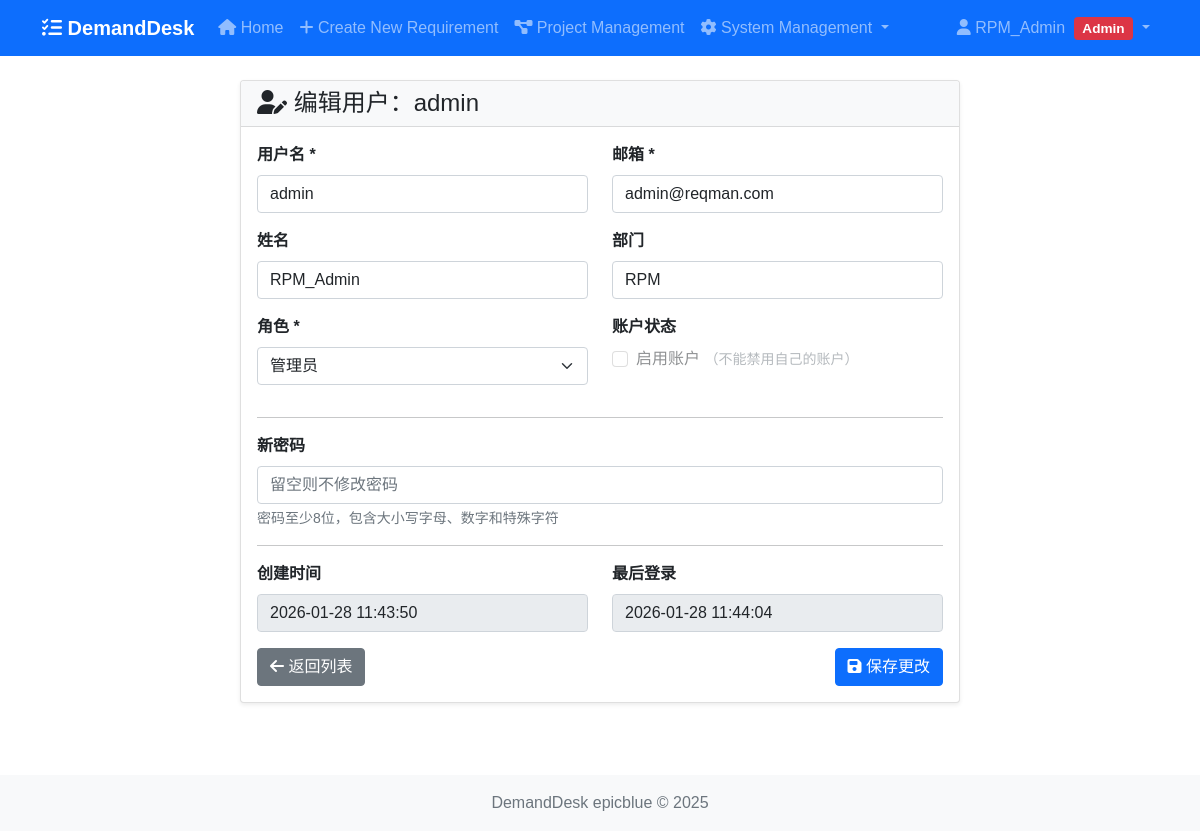
The page /admin/users/1/edit (signed in) on the database its author committed.
### models.py (models this page shows, shortened)
class User(UserMixin, db.Model):
    id = db.Column(db.Integer, primary_key=True)
    username = db.Column(db.String(80), unique=True, nullable=False)
    email = db.Column(db.String(120), unique=True, nullable=False)
    password_hash = db.Column(db.String(255), nullable=False)
    full_name = db.Column(db.String(200))
    role = db.Column(db.String(50), default='viewer')  # admin, manager, developer, tester, viewer
    department = db.Column(db.String(100))
    avatar = db.Column(db.String(200))
    is_active = db.Column(db.Boolean, default=True)
    created_at = db.Column(db.DateTime, default=beijing_now)
    last_login = db.Column(db.DateTime)  # 最后登录时间
    @property
    def is_authenticated(self):
        return True

### views/auth_views.py (the view, shortened to what this page needs)
@auth_bp.route('/admin/users/<int:user_id>/edit', methods=['GET', 'POST'])
def admin_edit_user(user_id):
    from auth_decorators import admin_required
    @admin_required
    def _admin_edit_user():
        User = get_user_model()
        db, _, _, _, _ = get_db_and_forms()
        user = User.query.get_or_404(user_id)
        return render_template('user/admin_edit_user.html', user=user)
    return _admin_edit_user()

### views/auth_views.py (called while the page is built)
def get_user_model():
    from models import User
    return User

def get_db_and_forms():
    from models import db
    from forms import LoginForm, RegistrationForm, PasswordResetRequestForm, PasswordResetForm
    return db, LoginForm, RegistrationForm, PasswordResetRequestForm, PasswordResetForm

### templates/user/admin_edit_user.html (shortened to what this page needs)
{% extends "base.html" %}
{% block content %}
<div class="container">
    <div class="row justify-content-center">
        <div class="col-md-8">
            <div class="card">
                <div class="card-header">
                    <h4 class="mb-0">
                        <i class="fas fa-user-edit"></i> 编辑用户：{{ user.username }}
                    </h4>
                </div>
                <div class="card-body">
                    <form method="POST">
                        <div class="row">
                            <div class="col-md-6">
                                <div class="mb-3">
                                    <label for="username" class="form-label">用户名 *</label>
                                    <input type="text" class="form-control" id="username" name="username"
                                           value="{{ user.username }}" required>
                                </div>
                            </div>
                            <div class="col-md-6">
                                <div class="mb-3">
                                    <label for="email" class="form-label">邮箱 *</label>
                                    <input type="email" class="form-control" id="email" name="email"
                                           value="{{ user.email }}" required>
                                </div>
                            </div>
                        </div>
                        <div class="row">
                            <div class="col-md-6">
                                <div class="mb-3">
                                    <label for="full_name" class="form-label">姓名</label>
                                    <input type="text" class="form-control" id="full_name" name="full_name"
                                           value="{{ user.full_name or '' }}">
                                </div>
                            </div>
                            <div class="col-md-6">
                                <div class="mb-3">
                                    <label for="department" class="form-label">部门</label>
                                    <input type="text" class="form-control" id="department" name="department"
                                           value="{{ user.department or '' }}">
                                </div>
                            </div>
                        </div>
                        <div class="row">
                            <div class="col-md-6">
                                <div class="mb-3">
                                    <label for="role" class="form-label">角色 *</label>
                                    <select class="form-select" id="role" name="role" required>
                                        {% if current_user.role == 'admin' %}
                                        <option value="admin" {% if user.role == 'admin' %}selected{% endif %}>管理员</option>
                                        {% endif %}
                                    </select>
                                </div>
                            </div>
                            <div class="col-md-6">
                                <div class="mb-3">
                                    <label class="form-label">账户状态</label>
                                    <div class="form-check">
                                        <input class="form-check-input" type="checkbox" id="is_active" name="is_active"
                                               {% if user.id == current_user.id %}disabled{% endif %}>
                                        <label class="form-check-label" for="is_active">
                                            启用账户
                                            {% if user.id == current_user.id %}
                                            <small class="text-muted">（不能禁用自己的账户）</small>
                                            {% endif %}
                                        </label>
                                    </div>
                                </div>
                            </div>
                        </div>
                        <hr>
                        <div class="mb-3">
                            <label for="new_password" class="form-label">新密码</label>
                            <input type="password" class="form-control" id="new_password" name="new_password"
                                   placeholder="留空则不修改密码">
                            <div class="form-text">密码至少8位，包含大小写字母、数字和特殊字符</div>
                        </div>
                        <hr>
                        <div class="row">
                            <div class="col-md-6">
                                <div class="mb-3">
                                    <label class="form-label">创建时间</label>
                                    <input type="text" class="form-control"
                                           value="{{ user.created_at.strftime('%Y-%m-%d %H:%M:%S') }}" readonly>
                                </div>
                            </div>
                            <div class="col-md-6">
                                <div class="mb-3">
                                    <label class="form-label">最后登录</label>
                                    <input type="text" class="form-control"
                                           value="{% if user.last_login %}{{ user.last_login.strftime('%Y-%m-%d %H:%M:%S') }}{% else %}从未登录{% endif %}" readonly>
                                </div>
                            </div>
                        </div>
                        <div class="d-flex justify-content-between">
                            <a href="{{ url_for('auth.admin_users') }}" class="btn btn-secondary">
                                <i class="fas fa-arrow-left"></i> 返回列表
                            </a>
                            <div>
                                <button type="submit" class="btn btn-primary">
                                    <i class="fas fa-save"></i> 保存更改
                                </button>
                            </div>
                        </div>
                    </form>
                </div>
            </div>
        </div>
    </div>
</div>
{% endblock %}

### templates/base.html (shortened to what this page needs)
<!DOCTYPE html>
<html lang="zh-CN">
<head>
    <link href="https://cdn.bootcdn.net/ajax/libs/bootstrap/5.1.3/css/bootstrap.min.css" rel="stylesheet">
    <link href="https://cdn.bootcdn.net/ajax/libs/font-awesome/6.1.1/css/all.min.css" rel="stylesheet">
    <link href="{{ url_for('static', filename='style.css') }}" rel="stylesheet">
</head>
<body>
    <nav class="navbar navbar-expand-lg navbar-dark bg-primary">
        <div class="container">
            <a class="navbar-brand" href="{{ url_for('index') }}">
                <i class="fas fa-tasks"></i> DemandDesk
            </a>
            <div class="collapse navbar-collapse" id="navbarNav">
                <ul class="navbar-nav me-auto">
                    <li class="nav-item">
                        <a class="nav-link" href="{{ url_for('index') }}">
                            <i class="fas fa-home"></i> Home
                        </a>
                    </li>
                    <li class="nav-item">
                        <a class="nav-link" href="{{ url_for('requirement.create') }}">
                            <i class="fas fa-plus"></i> Create New Requirement
                        </a>
                    </li>
                    <li class="nav-item">
                        <a class="nav-link" href="{{ url_for('project.index') }}">
                            <i class="fas fa-project-diagram"></i> Project Management
                        </a>
                    </li>
                    {% if current_user.is_authenticated and current_user.role == 'admin' %}
                    <li class="nav-item dropdown">
                        <a class="nav-link dropdown-toggle" href="#" id="adminDropdown" role="button" data-bs-toggle="dropdown">
                            <i class="fas fa-cog"></i> System Management
                        </a>
                    </li>
                    {% endif %}
                </ul>
                <ul class="navbar-nav ms-auto">
                    {% if current_user.is_authenticated %}
                    <li class="nav-item dropdown">
                        <a class="nav-link dropdown-toggle" href="#" id="userDropdown" role="button" data-bs-toggle="dropdown">
                            <i class="fas fa-user"></i> {{ current_user.full_name or current_user.username }}
                            {% if current_user.role == 'admin' %}
                            <span class="badge bg-danger ms-1">Admin</span>
                            {% endif %}
                        </a>
                    </li>
                    {% endif %}
                </ul>
            </div>
        </div>
    </nav>
    <div class="container mt-4">
        {% block content %}{% endblock %}
    </div>
    <footer class="footer mt-5 py-3 bg-light">
        <div class="container text-center">
            <span class="text-muted">DemandDesk epicblue © 2025</span>
        </div>
    </footer>
</body>
</html>

### static/style.css (style rules this page uses)
body { font-family: 'Microsoft YaHei', 'Arial', sans-serif; min-height: 100vh; display: flex; flex-direction: column; }
.container { flex: 1; }
.footer { margin-top: auto; }
.card { box-shadow: 0 0.125rem 0.25rem rgba(0,0,0,0.075); margin-bottom: 1.5rem; }
.card-header { background-color: #f8f9fa; font-weight: 600; }
.badge { padding: 0.35em 0.65em; font-size: 0.85em; }
.form-label { font-weight: 600; margin-bottom: 0.5rem; }
.navbar-brand { font-size: 1.25rem; font-weight: 600; }

### rows shown on the page
User: full_name "RPM_Admin", username "admin", email "admin@reqman.com", department "RPM", role "管理员", created_at "2026-01-28 11:43:50", last_login "2026-01-28 11:44:04"
